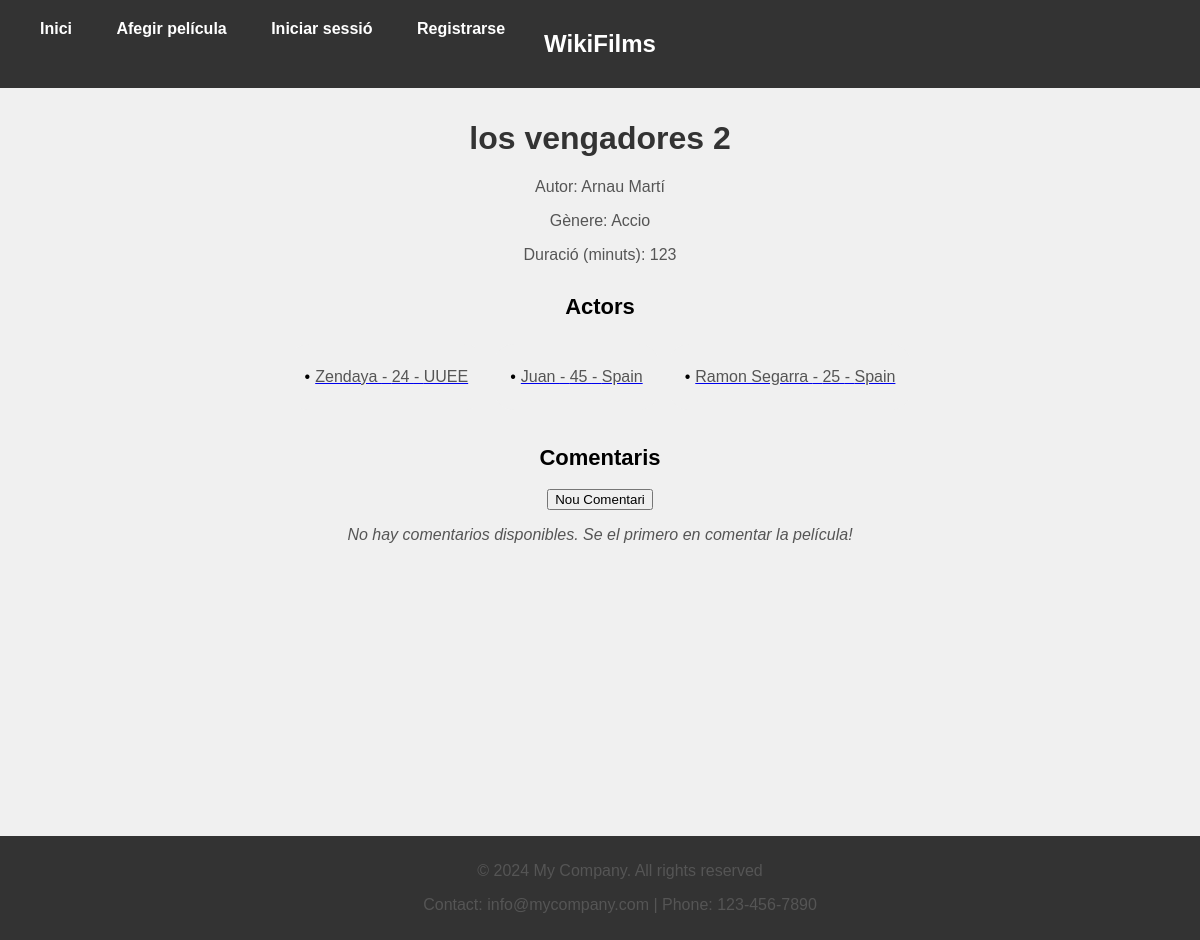
/film/8/, run on the app's committed database.
### films/models.py (models this page shows, shortened)
class Film(models.Model):
    title = models.CharField(max_length=100)
    author = models.CharField(max_length=100)
    genre = models.CharField(max_length=100, blank=True, null=True)
    duration = models.IntegerField()
    actors = models.ManyToManyField(Actor, related_name='films')

class Actor(models.Model):
    name = models.CharField(max_length=100)
    age = models.PositiveIntegerField()
    country = models.CharField(max_length=100)

### films/views.py (the view)
# urls.py: path('film/<int:pk>/', book_detail, name='book_detail'),
def book_detail(request, pk):
    book = get_object_or_404(Film, pk=pk)
    return render(request, 'detail_film.html', {'book': book})

### templates/detail_film.html (shortened to what this page needs)
{% extends 'base.html' %}
{% block content %}
{% load static %}
<link rel="stylesheet" type="text/css" href="{% static 'detail_film.css' %}">
<h1>{{ book.title }}</h1>
<p>Autor: {{ book.author }}</p>
<p>Gènere: {{ book.genre }}</p>
<p>Duració (minuts): {{ book.duration }}</p>
<h2>Actors</h2>
<div id="actor-container">
  {% if book.actors.all %}
    {% for actor in book.actors.all %}
      <div class="actor-item">
        <a href="{% url 'actor_detail' pk=actor.pk%}">
          <p>{{ actor.name }} - {{ actor.age }} - {{ actor.country }}</p>
        </a>
      </div>
    {% endfor %}
  {% else %}
    <p><em>No hay actores disponibles.</em></p>
  {% endif %}
</div>
<h2>Comentaris</h2>
<div class="button-container">
    <a href="{% url 'review_create' pk=book.pk %}">
        <button>Nou Comentari</button>
    </a>
</div>
{% if book.review_set.all %}
  {% for review in book.review_set.all %}
    <p> <b>{{review.user.username|capfirst}} </b>: {{ review.content }} <b>{{ review.rating }}/5</b></p>
  {% endfor %}
{% else %}
  <p><em>No hay comentarios disponibles. Se el primero en comentar la película!</em></p>
{% endif %}
{% endblock %}

### static/base.css (style rules this page uses)
body { font-family: Arial, sans-serif; margin: 20px; background-color: #f0f0f0; height: 100vh; }
h2 { margin-top: 100px; }

### static/detail_film.css (style rules this page uses)
body { font-family: Arial, sans-serif; margin-top: 120px; padding: 0; background-color: #f0f0f0; height: 100vh; }
h1 { text-align: center; margin-top: 20px; color: #333; }
p { text-align: center; color: #555; }
h2 { text-align: center; margin-top: 30px; font-size: 22px; }
.button-container { display: flex; justify-content: center; }
#actor-container { display: flex; flex-wrap: wrap; justify-content: center; margin-top: 10px; margin-bottom: 10px; }
.actor-item { background-color: #f0f0f0; padding: 8px 16px; border-radius: 20px; margin: 5px; display: flex; align-items: center; }
.actor-item:before { content: "•"; margin-right: 5px; }

### data on the page
Film: title "los vengadores 2", author "Arnau Martí", genre "Accio", duration "123"
Actor: name "Zendaya", age "24", country "UUEE"
Actor: name "Juan", age "45", country "Spain"
Actor: name "Ramon Segarra", age "25", country "Spain"
